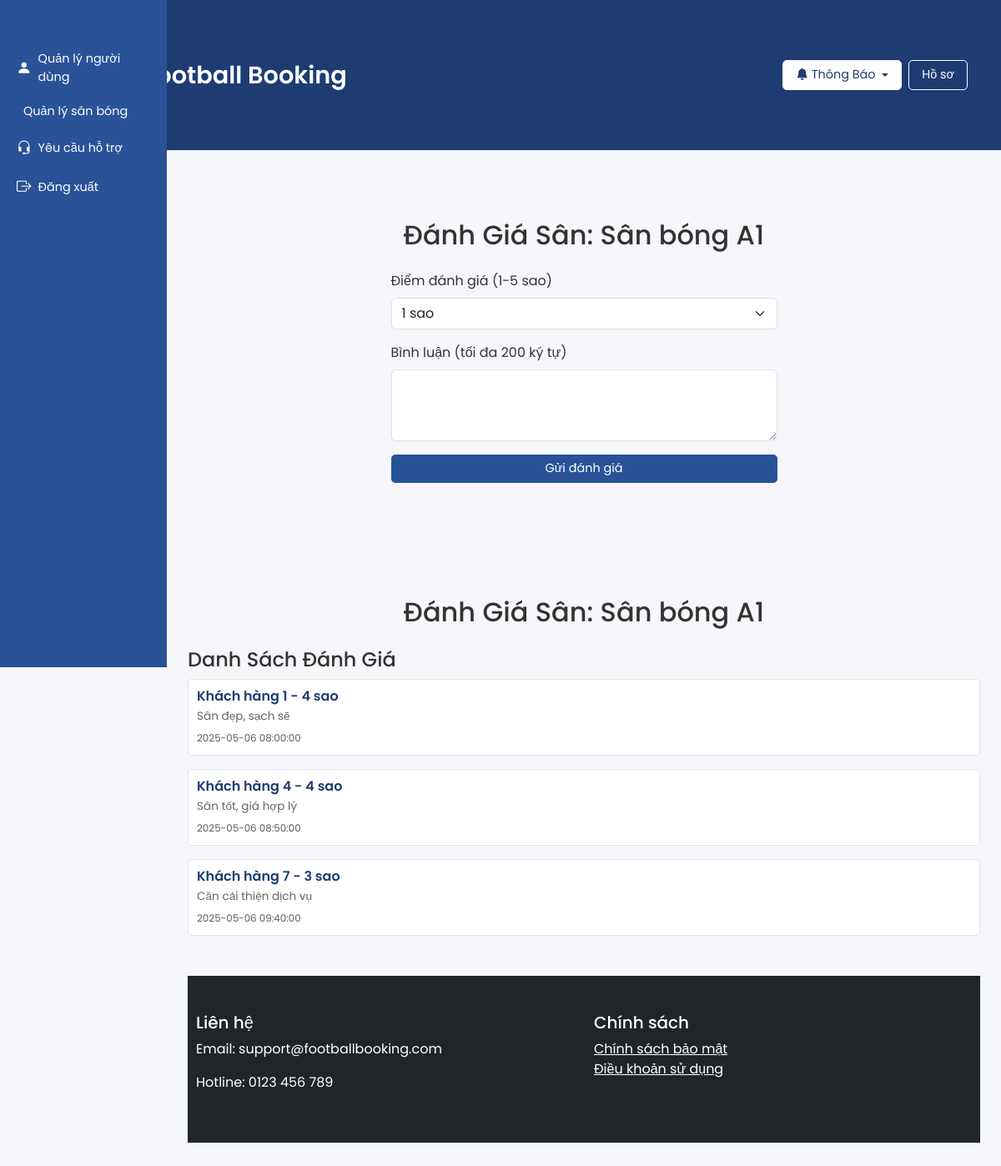
The page /review.php?field_id=1 (signed in) on the database its author committed.
### tables this page shows
CREATE TABLE fields (
    id INT AUTO_INCREMENT PRIMARY KEY,
    owner_id INT,
    name VARCHAR(255) NOT NULL,
    address VARCHAR(255) NOT NULL,
    price_per_hour DECIMAL(10, 2) NOT NULL,
    open_time TIME,
    close_time TIME,
    field_type ENUM('5', '7', '9', '11') NOT NULL DEFAULT '5',
    status ENUM('pending', 'approved', 'rejected') DEFAULT 'pending',
    created_at TIMESTAMP DEFAULT CURRENT_TIMESTAMP,
    FOREIGN KEY (owner_id) REFERENCES users(id)
);

CREATE TABLE reviews (
    id INT AUTO_INCREMENT PRIMARY KEY,
    user_id INT,
    field_id INT,
    rating INT NOT NULL,
    comment TEXT,
    created_at TIMESTAMP DEFAULT CURRENT_TIMESTAMP,
    FOREIGN KEY (user_id) REFERENCES users(id),
    FOREIGN KEY (field_id) REFERENCES fields(id),
    CONSTRAINT check_rating CHECK (rating >= 1 AND rating <= 5)
);

CREATE TABLE users (
    id INT AUTO_INCREMENT PRIMARY KEY,
    full_name VARCHAR(255) NOT NULL,
    email VARCHAR(255) UNIQUE NOT NULL,
    phone VARCHAR(20),
    password VARCHAR(255) NOT NULL,
    account_type ENUM('customer', 'owner', 'admin') NOT NULL,
    status ENUM('pending', 'approved', 'rejected') DEFAULT 'approved',
    created_at TIMESTAMP DEFAULT CURRENT_TIMESTAMP
);

### review.php (the view, shortened to what this page needs)
<?php
require_once 'includes/config.php';
$field_id = isset($_GET['field_id']) ? (int)$_GET['field_id'] : 0;
$stmt = $pdo->prepare("SELECT * FROM fields WHERE id = ? AND status = 'approved'");
$stmt->execute([$field_id]);
$field = $stmt->fetch(PDO::FETCH_ASSOC);
$stmt = $pdo->prepare("SELECT r.*, u.full_name FROM reviews r JOIN users u ON r.user_id = u.id WHERE r.field_id = ?");
$stmt->execute([$field_id]);
$reviews = $stmt->fetchAll(PDO::FETCH_ASSOC);
require_once 'includes/header.php';
?>
<section class="reviews py-5">
    <div class="container">
        <h2 class="text-center mb-4">Đánh Giá Sân: <?php echo htmlspecialchars($field['name']); ?></h2>
        <form method="POST" class="row justify-content-center">
            <div class="col-md-6">
                <div class="mb-3">
                    <label for="rating" class="form-label">Điểm đánh giá (1-5 sao)</label>
                    <select name="rating" id="rating" class="form-select" required>
                        <option value="1">1 sao</option>
                    </select>
                </div>
                <div class="mb-3">
                    <label for="comment" class="form-label">Bình luận (tối đa 200 ký tự)</label>
                    <textarea name="comment" id="comment" class="form-control" rows="3" maxlength="200" required></textarea>
                </div>
                <button type="submit" class="btn btn-primary w-100">Gửi đánh giá</button>
            </div>
        </form>
    </div>
</section>
<section class="reviews py-5">
    <div class="container">
        <h2 class="text-center mb-4">Đánh Giá Sân: <?php echo htmlspecialchars($field['name']); ?></h2>
        <div class="mb-5">
            <h4>Danh Sách Đánh Giá</h4>
            <?php if (empty($reviews)): ?>
                <p>Chưa có đánh giá nào cho sân này.</p>
            <?php else: ?>
                <?php foreach ($reviews as $review): ?>
                    <div class="card mb-3">
                        <div class="card-body">
                            <h6 class="card-title"><?php echo htmlspecialchars($review['full_name']); ?> - <?php echo $review['rating']; ?> sao</h6>
                            <p class="card-text"><?php echo htmlspecialchars($review['comment']); ?></p>
                            <p class="card-text"><small class="text-muted"><?php echo $review['created_at']; ?></small></p>
                        </div>
                    </div>
                <?php endforeach; ?>
            <?php endif; ?>
        </div>
<?php require_once 'includes/footer.php'; ?>

### rows shown on the page
fields: name "Sân bóng A1"
reviews: user.full_name "Khách hàng 1", rating "4", comment "Sân đẹp, sạch sẽ", created_at "2025-05-06 08:00:00"
reviews: user.full_name "Khách hàng 4", rating "4", comment "Sân tốt, giá hợp lý", created_at "2025-05-06 08:50:00"
reviews: user.full_name "Khách hàng 7", rating "3", comment "Cần cải thiện dịch vụ", created_at "2025-05-06 09:40:00"
